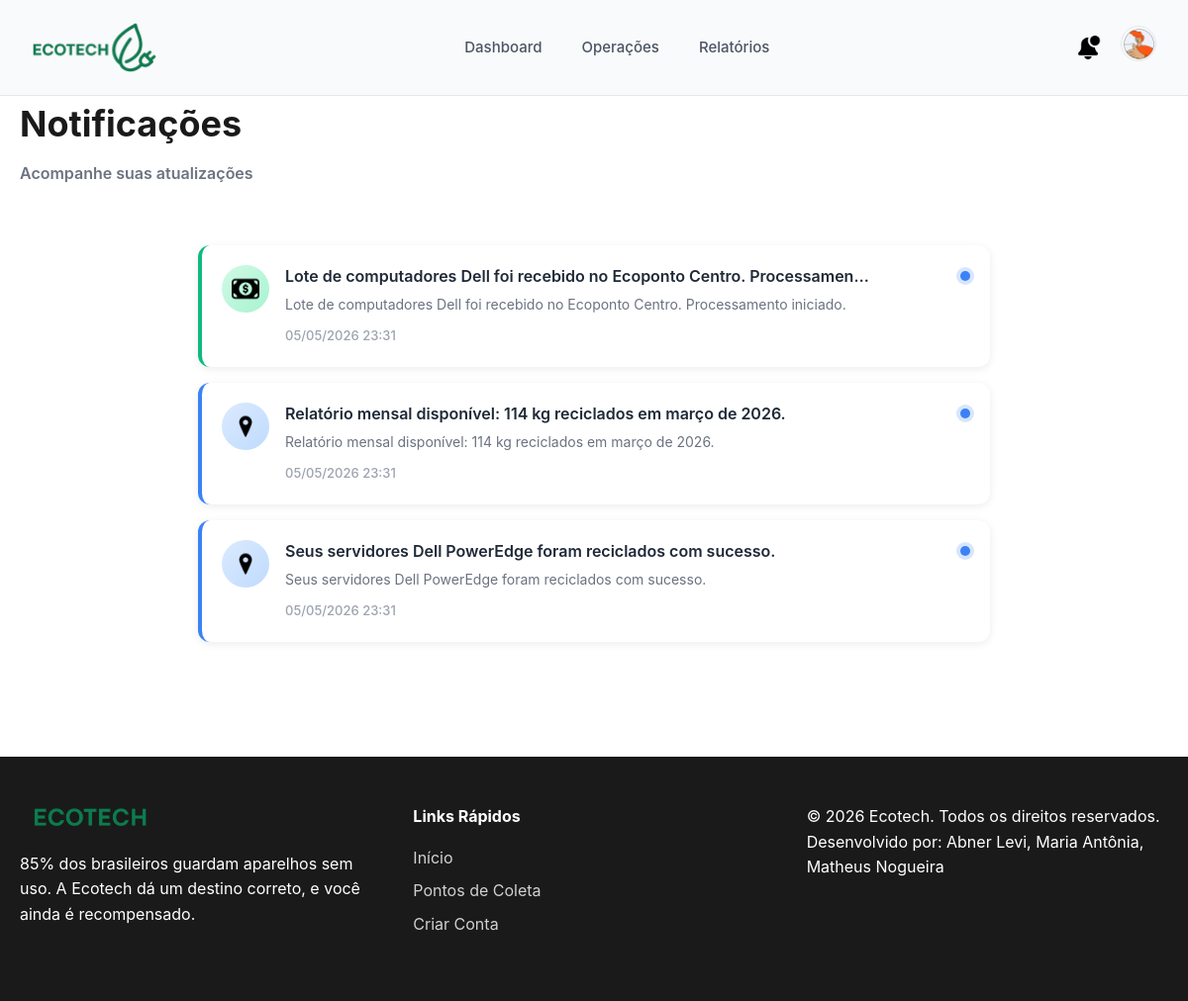
The app's page /notificacoes (signed in) with its own data.
### tables this page shows
CREATE TABLE notificacao (
            id INTEGER PRIMARY KEY AUTOINCREMENT,
            id_usuario TEXT,
            timestamp TEXT,
            mensagem TEXT,
            FOREIGN KEY(id_usuario) REFERENCES usuario(id)   
        );

### ecotech/infrastructure/web.py (the view)
    @app.route('/notificacoes')
    def notificacoes():
        if not usuario_logado():
            return redirect(url_for('login'))
        usuario = dados_usuario()
        notificacoes_db = dados.buscar_notificacoes_usuario(usuario['id'])
        def _tipo_notificacao(msg: str):
            m = msg.lower()
            if any(p in m for p in ['r$', 'receb', 'saque', 'crédito', 'incentivo']):
                return 'success', 'dinheiro'
            if any(p in m for p in ['coleta', 'ponto', 'solicitac']):
                return 'primary', 'coleta'
            if any(p in m for p in ['promo', 'bônus', 'bonus']):
                return 'warning', 'oferta'
            return 'info', 'mapa'
        notificacoes = []
        for n in notificacoes_db:
            tipo, icone = _tipo_notificacao(n['mensagem'])
            notificacoes.append({
                'titulo': n['mensagem'][:70] + ('…' if len(n['mensagem']) > 70 else ''),
                'mensagem': n['mensagem'],
                'data': datetime.strptime(n['timestamp'], '%d/%m/%Y %H:%M:%S'),
                'lida': False,
                'tipo': tipo,
                'icone': icone,
            })
        return render_template(
            'notificacoes.html',
            usuario=usuario,
            notificacoes=notificacoes
        )

### ecotech/infrastructure/persistence/dados.py (called while the page is built)
    def buscar_notificacoes_usuario(self, id_usuario):
        c = self.conn.cursor()
        c.execute("""
            SELECT * FROM notificacao
            WHERE id_usuario = ?
            ORDER BY timestamp DESC
        """, (id_usuario,))
        return c.fetchall()

### ecotech/infrastructure/templates/notificacoes.html (shortened to what this page needs)
{% extends "base.html" %}
{% block content %}
<div class="container">
    <div class="page-header">
        <h1>Notificações</h1>
        <p class="subtitle">Acompanhe suas atualizações</p>
    </div>
    <div class="notifications-container">
{% for n in notificacoes %}
<div class="notification-card notification-{{ n.tipo }}">
    <div class="notification-badge {{ n.tipo }}">
        <img src="{{ url_for('static', filename='images/notif-' + n.icone + '.png') }}" alt="">
    </div>
    <div class="notification-body">
        <div class="notification-header">
            <h3>{{ n.titulo }}</h3>
            <span class="notification-dot {{ 'unread' if not n.lida }}"></span>
        </div>
        <p class="notification-message">{{ n.mensagem }}</p>
        <span class="notification-timestamp">{{ n.data.strftime('%d/%m/%Y %H:%M') }}</span>
    </div>
</div>
{% else %}
<div class="empty-state">
    <p>Nenhuma notificação no momento.</p>
</div>
{% endfor %}
    </div>
</div>
{% endblock %}

### ecotech/infrastructure/static/css/style.css (style rules this page uses)
* { margin: 0; padding: 0; box-sizing: border-box; }
:root { --primary-color: #2D7559; --primary-light: #52A382; --primary-dark: #1F5242; --secondary-color: #E8F5F0; --accent-color: #3B9D74; --text-dark: #1a1a1a; --text-light: #6B7280; --background: #FFFFFF; --background-alt: #F9FAFB; --border-color: #E5E7EB; --error-color: #EF4444; --success-color: #10B981; --warning-color: #F59E0B; --shadow-sm: 0 1px 2px 0 rgba(0, 0, 0, 0.05); --shadow-md: 0 4px 6px -1px rgba(0, 0, 0, 0.1); --shadow-lg: 0 10px 15px -3px rgba(0, 0, 0, 0.1); --radius-sm: 6px; --radius-md: 12px; --radius-lg: 20px; }
body { font-family: -apple-system, BlinkMacSystemFont, 'Segoe UI', Roboto, 'Helvetica Neue', Arial, sans-serif; color: var(--text-dark); background-color: var(--background); line-height: 1.6; }
.container { max-width: 1400px; margin: 0 auto; padding: 0 20px; }
.subtitle { font-size: 24px; color: var(--primary-color); font-weight: 600; margin-bottom: 16px; }
.page-header { margin-bottom: 32px; }
.page-header .subtitle { font-size: 16px; color: var(--text-light); }
.page-header { margin-bottom: 40px; }
.page-header h1 { font-size: 36px; color: var(--text-dark); margin-bottom: 8px; }
.page-header p { color: var(--text-light); font-size: 16px; }

### ecotech/infrastructure/templates/notificacoes.html (style rules this page uses)
.notifications-container { max-width: 800px; margin: 0 auto; padding: 20px 0; }
.notification-card { background: white; border-radius: 12px; padding: 20px; margin-bottom: 16px; display: flex; gap: 16px; box-shadow: 0 2px 8px rgba(0, 0, 0, 0.08); transition: all 0.2s ease; border-left: 4px solid transparent; }
.notification-success { border-left-color: #10b981; }
.notification-info { border-left-color: #3b82f6; }
.notification-badge { width: 48px; height: 48px; border-radius: 50%; display: flex; align-items: center; justify-content: center; flex-shrink: 0; }
.notification-badge.success { background: linear-gradient(135deg, #d1fae5 0%, #a7f3d0 100%); }
.notification-badge.info { background: linear-gradient(135deg, #dbeafe 0%, #bfdbfe 100%); }
.notification-badge img { width: 28px; height: 28px; object-fit: contain; }
.notification-body { flex: 1; min-width: 0; }
.notification-header { display: flex; align-items: flex-start; justify-content: space-between; gap: 12px; margin-bottom: 6px; }
.notification-header h3 { font-size: 16px; font-weight: 600; color: #1f2937; margin: 0; line-height: 1.4; }
.notification-dot { width: 10px; height: 10px; border-radius: 50%; flex-shrink: 0; margin-top: 6px; }
.notification-dot.unread { background: #3b82f6; box-shadow: 0 0 0 4px rgba(59, 130, 246, 0.2); }
.notification-message { font-size: 14px; color: #6b7280; margin: 0 0 8px 0; line-height: 1.5; }
.notification-timestamp { font-size: 13px; color: #9ca3af; font-weight: 500; }
.subtitle { color: #6b7280; font-size: 15px; margin-top: 8px; }

### records on screen
notificacao: shows a picture, titulo "Lote de computadores Dell foi recebido no Ecoponto Centro. Processamen…", mensagem "Lote de computadores Dell foi recebido no Ecoponto Centro. Processamento iniciado.", data "05/05/2026 23:31"
notificacao: titulo "Relatório mensal disponível: 114 kg reciclados em março de 2026.", mensagem "Relatório mensal disponível: 114 kg reciclados em março de 2026.", data "05/05/2026 23:31"
notificacao: titulo "Seus servidores Dell PowerEdge foram reciclados com sucesso.", mensagem "Seus servidores Dell PowerEdge foram reciclados com sucesso.", data "05/05/2026 23:31"
